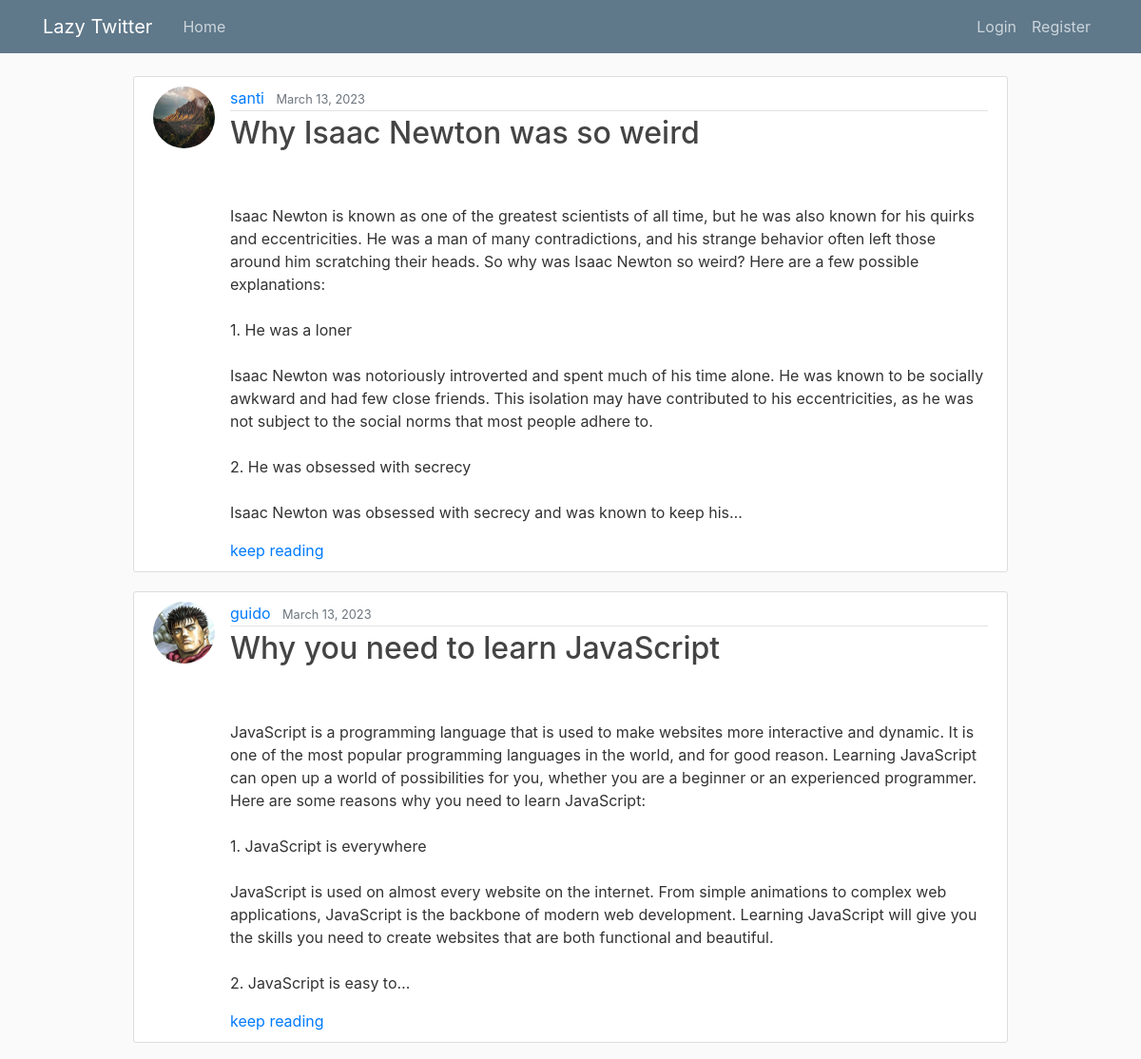
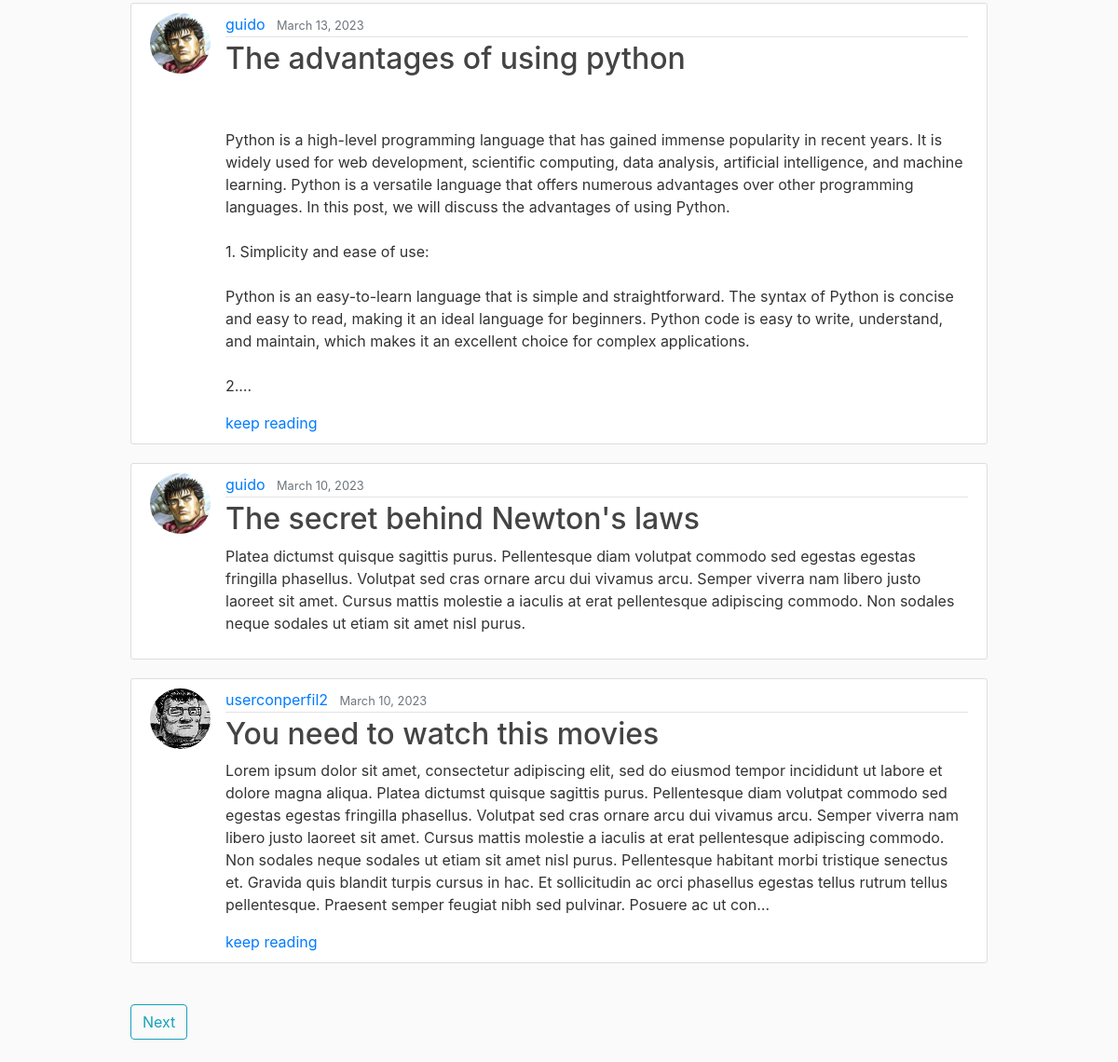
Before: / with the older database file (2 pictures, top to bottom).
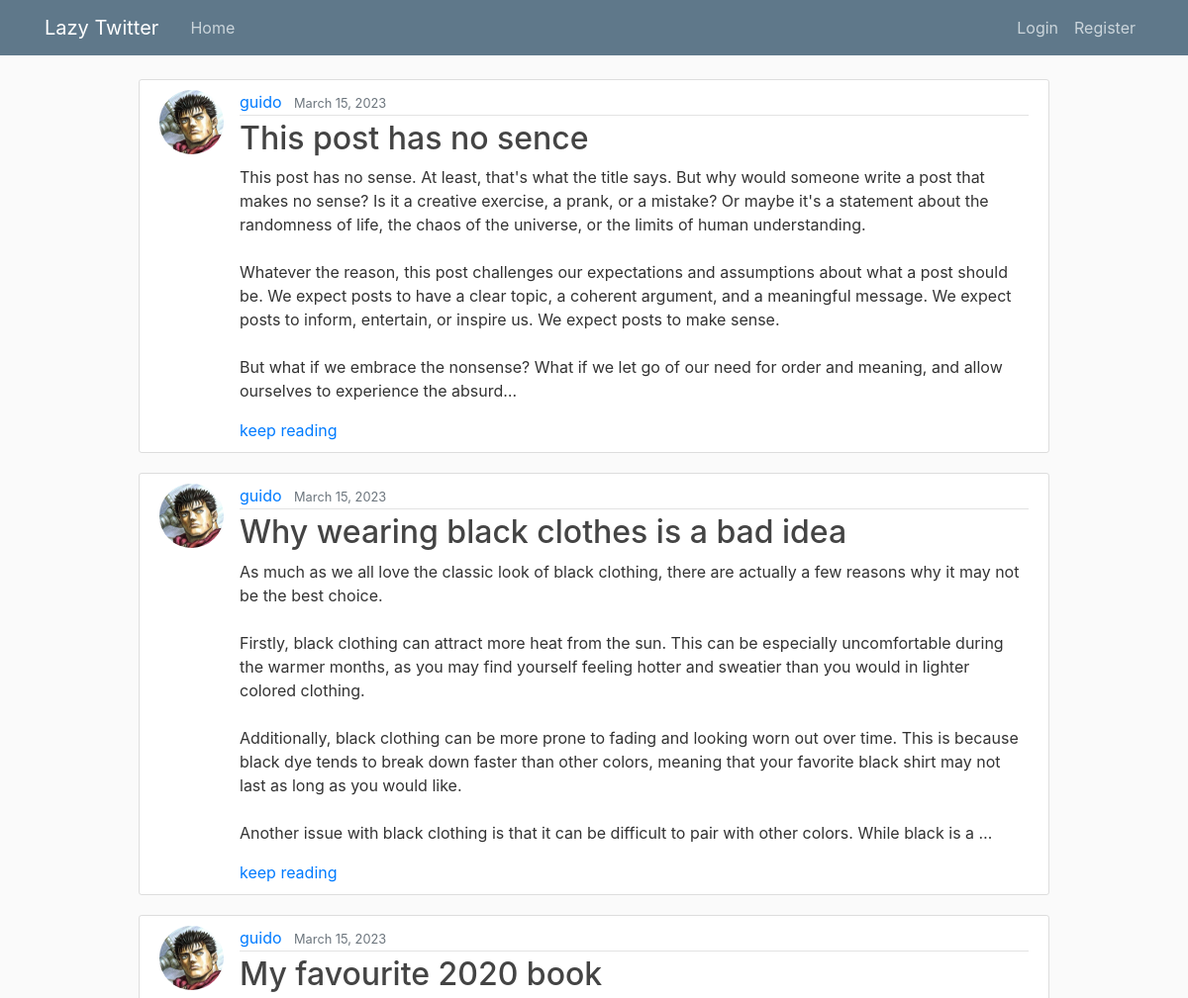
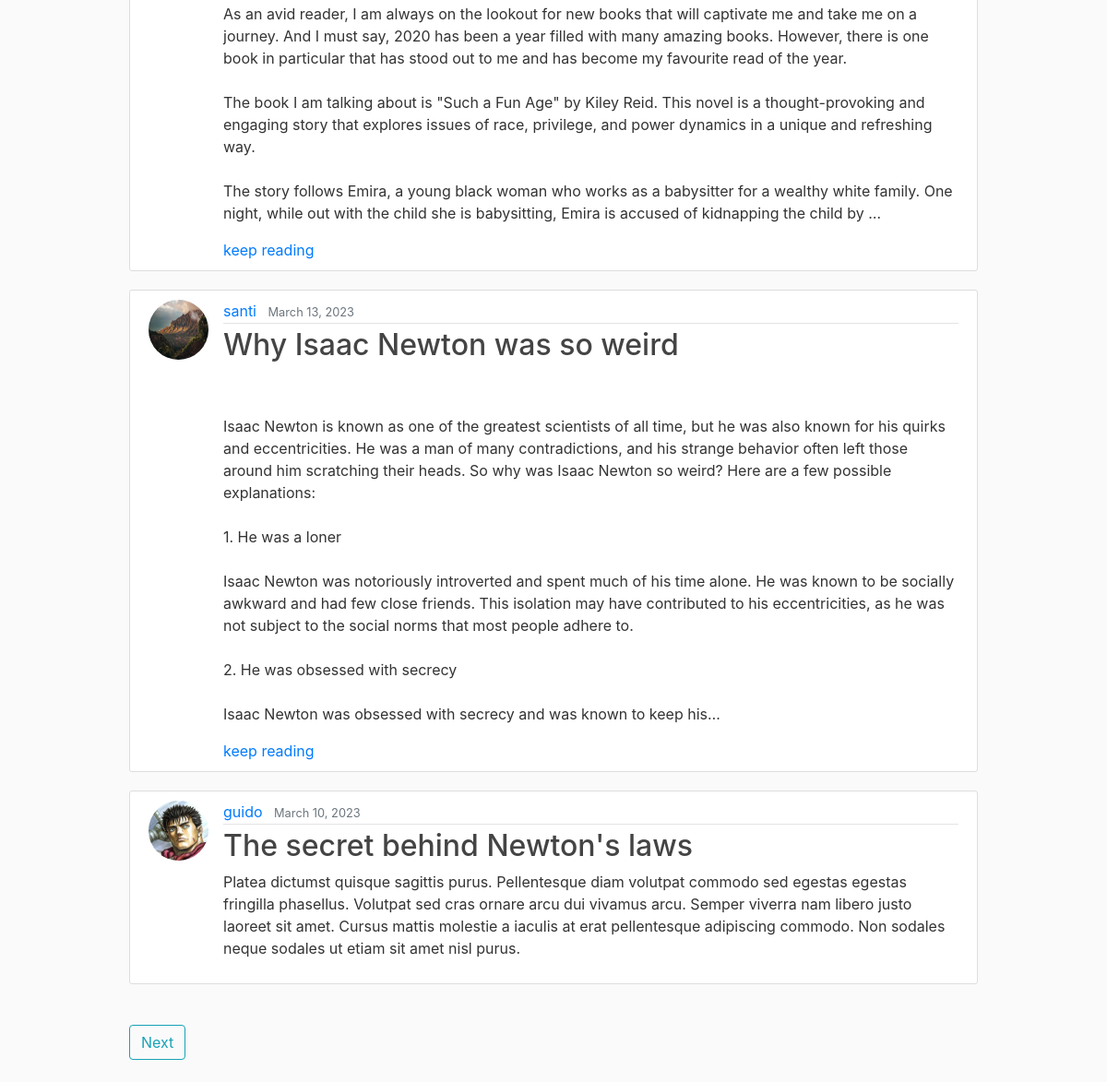
After: the same page with the newer database file (2 pictures, top to bottom).
### blog/models.py (models this page shows, shortened)
class Post(models.Model):
    title = models.CharField(max_length=100)
    content = models.TextField()
    date_posted = models.DateTimeField(default=timezone.now)
    author = models.ForeignKey(User, on_delete=models.CASCADE)

### users/models.py (models this page shows, shortened)
class Profile(models.Model):
    user = models.OneToOneField(User, on_delete=models.CASCADE)
    image = models.ImageField(default='default.jpg', upload_to='profile_pics')

### blog/views.py (the view)
# urls.py: path('', PostListView.as_view(), name='blog-home'),
class PostListView(ListView):
    model = Post
    ordering = ['-date_posted']
    paginate_by = 5

### blog/templates/blog/post_list.html (shortened to what this page needs)
{% extends "blog/layout.html" %}
{% block content %}
    {% for post in object_list %}
        <article class="media content-section">
            <img class="rounded-circle article-img" src="{{post.author.profile.image.url}}" alt="">
        <div class="media-body">
            <div class="article-metadata">
            <a class="mr-2" href="{% url 'user-posts' post.author.username %}">{{ post.author }}</a>
            <small class="text-muted">{{ post.date_posted|date:'F d, Y' }}</small>
            </div>
            <h2><a class="article-title" href="{% url 'post-detail' post.id %}">{{ post.title }}</a></h2>
            <p class="article-content">{{ post.content|truncatechars:700 }}</p>
            {% if post.content|length > 700  %}
                <a class="mr-2" href="{% url 'post-detail' post.id %}">keep reading</a>
            {% endif %}
        </div>
        </article>
    {% endfor %}
    {% if is_paginated %}
        {% if page_obj.has_next %}
        <a class="btn btn-outline-info mb-4 mt-4" href="?page={{ page_obj.next_page_number }}">Next</a>
    {% endif %}
    {% endif %}
{% endblock %}

### blog/templates/blog/layout.html (shortened to what this page needs)
{% load static %}
<!DOCTYPE html>
<html lang="en">
<head>
    <link rel="stylesheet" href="https://cdn.jsdelivr.net/npm/bootstrap@4.0.0/dist/css/bootstrap.min.css">
    <link rel="stylesheet" href="{% static 'blog/main.css' %}">
</head>
<body>
    <header class="site-header">
      <nav class="navbar navbar-expand-md navbar-dark bg-steel fixed-top">
        <div class="container">
          <a class="navbar-brand mr-4" href="{% url 'blog-home' %}">Lazy Twitter</a>
          <div class="collapse navbar-collapse" id="navbarToggle">
            <div class="navbar-nav mr-auto">
              <a class="nav-item nav-link" href="{% url 'blog-home' %}">Home</a>
            </div>
            <div class="navbar-nav">
              {% if user.is_authenticated %}
              <a class="nav-item nav-link" href="{% url 'post-create' %}">Write Post</a>
              <a class="nav-item nav-link" href="{% url 'profile' %}">Profile</a>
              <a class="nav-item nav-link" href="{% url 'logout' %}">Logout</a>
              {% else %}
              <a class="nav-item nav-link" href="{% url 'login' %}">Login</a>
              <a class="nav-item nav-link" href="{% url 'register' %}">Register</a>
              {% endif %}
            </div>
          </div>
        </div>
      </nav>
    </header>
    <main role="main" class="container">
        <div class="row">
          <div class="col-md-10" style="margin: auto;">
            {% block content %}{% endblock %}
          </div>
        </div>
    </main>
</body>
</html>

### blog/static/blog/main.css (style rules this page uses)
body { background: #fafafa; color: #333333; margin-top: 5rem; }
h1, h2, h3, h4, h5, h6 { color: #444444; }
.bg-steel { background-color: #5f788a; }
.site-header .navbar-nav .nav-link { color: #cbd5db; }
.content-section { background: #ffffff; padding: 10px 20px; border: 1px solid #dddddd; border-radius: 3px; margin-bottom: 20px; }
.article-title { color: #444444; }
.article-content { white-space: pre-line; }
.article-img { height: 65px; width: 65px; margin-right: 16px; }
.article-metadata { padding-bottom: 1px; margin-bottom: 4px; border-bottom: 1px solid #e3e3e3 }

Changed rows visible on the page:
removed Post: author.profile.image (picture), author "guido", date_posted "March 13, 2023", title "Why you need to learn JavaScript", content "JavaScript is a programming language that is used to make websites more interactive and dynamic. It is one of the most popular programming languages in the world, and for good reason. Learning JavaScript can open up a world of possibilities for you, whether you are a beginner or an experienced programmer. Here are some reasons why you need to learn JavaScript: 1. JavaScript is everywhere JavaScript is used on almost every website on the internet. From simple animations to complex web applications, JavaScript is the backbone of modern web development. Learning JavaScript will give you the skills you need to create websites that are both functional and beautiful. 2. JavaScript is easy to…", shows "keep reading"
removed Post: author.profile.image (picture), author "guido", date_posted "March 13, 2023", title "The advantages of using python", content "Python is a high-level programming language that has gained immense popularity in recent years. It is widely used for web development, scientific computing, data analysis, artificial intelligence, and machine learning. Python is a versatile language that offers numerous advantages over other programming languages. In this post, we will discuss the advantages of using Python. 1. Simplicity and ease of use: Python is an easy-to-learn language that is simple and straightforward. The syntax of Python is concise and easy to read, making it an ideal language for beginners. Python code is easy to write, understand, and maintain, which makes it an excellent choice for complex applications. 2.…", shows "keep reading"
no longer on this page (row unchanged): Post: author.profile.image (picture), author "userconperfil2", date_posted "March 10, 2023", title "You need to watch this movies", content "Lorem ipsum dolor sit amet, consectetur adipiscing elit, sed do eiusmod tempor incididunt ut labore et dolore magna aliqua. Platea dictumst quisque sagittis purus. Pellentesque diam volutpat commodo sed egestas egestas fringilla phasellus. Volutpat sed cras ornare arcu dui vivamus arcu. Semper viverra nam libero justo laoreet sit amet. Cursus mattis molestie a iaculis at erat pellentesque adipiscing commodo. Non sodales neque sodales ut etiam sit amet nisl purus. Pellentesque habitant morbi tristique senectus et. Gravida quis blandit turpis cursus in hac. Et sollicitudin ac orci phasellus egestas tellus rutrum tellus pellentesque. Praesent semper feugiat nibh sed pulvinar. Posuere ac ut con…", shows "keep reading"
added Post: author.profile.image (picture), author "guido", date_posted "March 15, 2023", title "This post has no sence", content "This post has no sense. At least, that's what the title says. But why would someone write a post that makes no sense? Is it a creative exercise, a prank, or a mistake? Or maybe it's a statement about the randomness of life, the chaos of the universe, or the limits of human understanding. Whatever the reason, this post challenges our expectations and assumptions about what a post should be. We expect posts to have a clear topic, a coherent argument, and a meaningful message. We expect posts to inform, entertain, or inspire us. We expect posts to make sense. But what if we embrace the nonsense? What if we let go of our need for order and meaning, and allow ourselves to experience the absurd…", shows "keep reading"
added Post: author.profile.image (picture), author "guido", date_posted "March 15, 2023", title "Why wearing black clothes is a bad idea", content "As much as we all love the classic look of black clothing, there are actually a few reasons why it may not be the best choice. Firstly, black clothing can attract more heat from the sun. This can be especially uncomfortable during the warmer months, as you may find yourself feeling hotter and sweatier than you would in lighter colored clothing. Additionally, black clothing can be more prone to fading and looking worn out over time. This is because black dye tends to break down faster than other colors, meaning that your favorite black shirt may not last as long as you would like. Another issue with black clothing is that it can be difficult to pair with other colors. While black is a …", shows "keep reading"
added Post: author.profile.image (picture), author "guido", date_posted "March 15, 2023", title "My favourite 2020 book", content "As an avid reader, I am always on the lookout for new books that will captivate me and take me on a journey. And I must say, 2020 has been a year filled with many amazing books. However, there is one book in particular that has stood out to me and has become my favourite read of the year. The book I am talking about is \"Such a Fun Age\" by Kiley Reid. This novel is a thought-provoking and engaging story that explores issues of race, privilege, and power dynamics in a unique and refreshing way. The story follows Emira, a young black woman who works as a babysitter for a wealthy white family. One night, while out with the child she is babysitting, Emira is accused of kidnapping the child by …", shows "keep reading"
